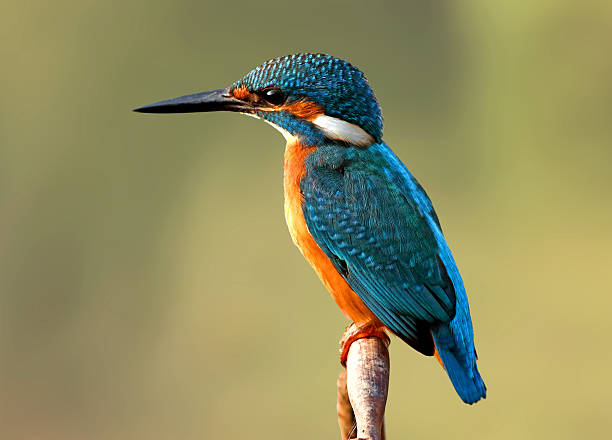
%> input picture Pictures/istockphoto-611295844-612x612.jpg, 612 x 440 px
$ octave Quanta_per_pixel.m   (GNU Octave 9; MATLAB toolbox functions it lacks are replaced by stand-ins)
%> lines starting %> are read from the running program, lines starting %| are printed output that depends on the picture
% Example usage
clc;
clear all;
close all;

% Read the .jpeg image
image = imread("C:\Lokesh\Minor 2_Nvidia\Very_low_Exposure_Image\Pictures\istockphoto-611295844-612x612.jpg");
%> image is the input picture: size 440x612x3 uint8; mean R, G, B 145.3, 142.5, 96.8

% Set the desired average quanta per pixel
desired_quanta_per_pixel = 0.01;

% Calculate the total number of pixels
total_pixels = size(image, 1) * size(image, 2);
%> total_pixels = 269280

% Calculate the total number of quanta
number_of_quanta = round(desired_quanta_per_pixel * total_pixels);
%> number_of_quanta = 2693

tic;%start timer
% Parameters
array_size = max(size(image)); % Assuming square image for simplicity
%> array_size = 612

% Normalize the image
if size(image, 3) == 3
    normalized_image = double(image) / 255;
else
    normalized_image = double(image) / 255;
end

% Initialize the low light image
ll = zeros(size(normalized_image));

% Generate all random coordinates at once
x = ceil(rand(number_of_quanta, 1) * size(normalized_image, 1));
y = ceil(rand(number_of_quanta, 1) * size(normalized_image, 2));

% For RGB images
if size(normalized_image, 3) == 3
    % Generate all random channels at once
    z = ceil(rand(number_of_quanta, 1) * size(normalized_image, 3));
    p = normalized_image(sub2ind(size(normalized_image), x, y, z)); % Use the normalized image intensity as the probability
%> p = 2693 values, max 1 at index 75, min 0 at index 2, mean 0.503
else
    % For grayscale images
    p = normalized_image(sub2ind(size(normalized_image), x, y)); % Use the normalized image intensity as the probability
end

% Generate all random numbers at once
n = rand(number_of_quanta, 1);

% Find where a photon is absorbed
absorbed = n <= p;
%> absorbed = 2693 logical values, 1375 true

% Increment the pixel values in the low light image
if size(normalized_image, 3) == 3
    idx = sub2ind(size(ll), x(absorbed), y(absorbed), z(absorbed));
%> idx = 1375 values, max 807711 at index 1347, min 491 at index 1137, mean 374991.5
    ll(idx) = ll(idx) + 1;
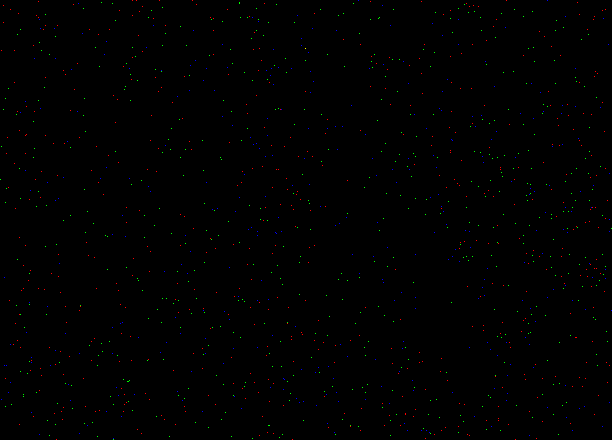
%> ll: size 440x612x3 double; mean R, G, B 0.00193, 0.00191, 0.00127
else
    idx = sub2ind(size(ll), x(absorbed), y(absorbed));
    ll(idx) = ll(idx) + 1;
end

toc;%end timer

% Display the results
figure;
subplot(1, 2, 1);
imshow(image, []);
title('Original Image');
subplot(1, 2, 2);
imshow(ll, []);
title('Simulated Low Exposure Image');
